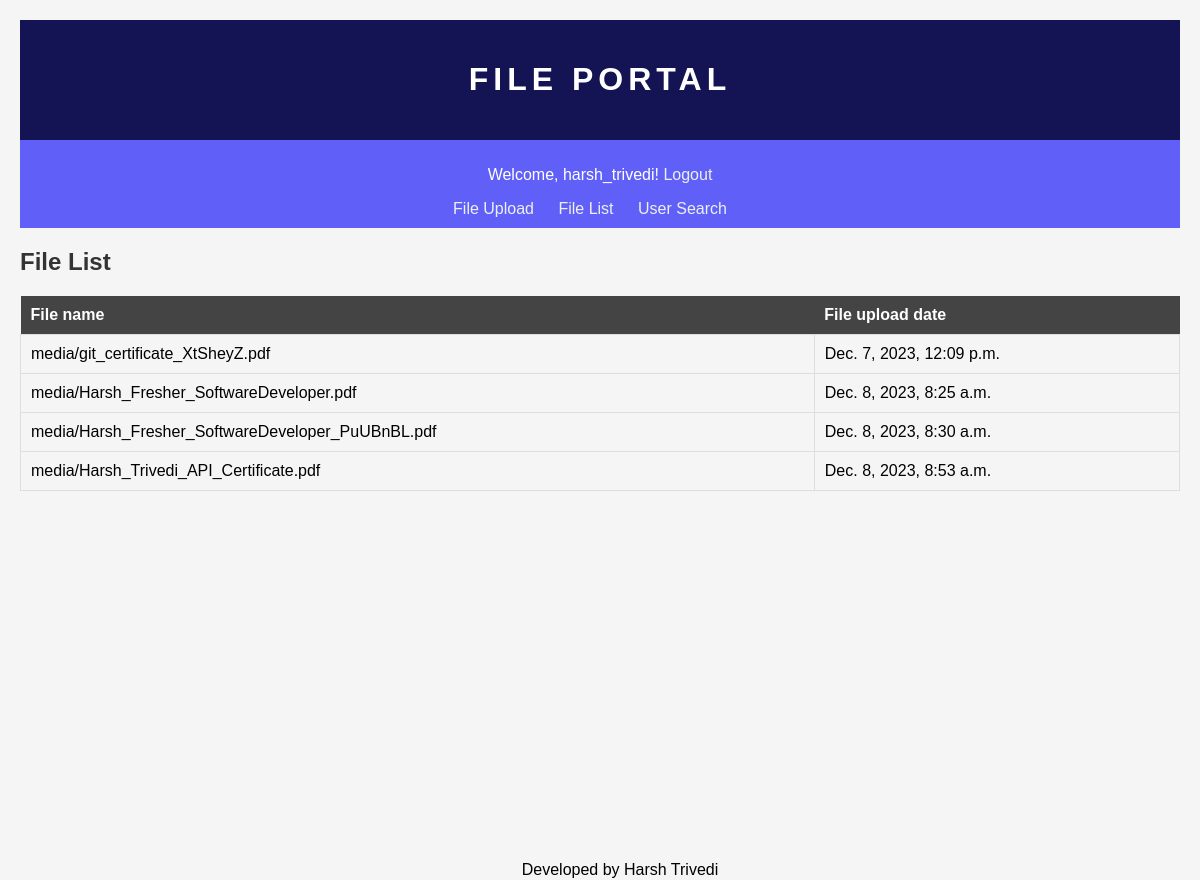
Page /filelist/ (signed in) on the committed database.
### fileapp/models.py (models this page shows, shortened)
class UploadedFile(models.Model):
    user=models.ForeignKey(User,on_delete=models.CASCADE)
    file=models.FileField(upload_to='media/')
    upload_date=models.DateTimeField(auto_now_add=True)
    shared_with=models.ManyToManyField(User,related_name='shared_files')
    shared=models.BooleanField(default=False)

### fileapp/views.py (the view)
# urls.py: path('filelist/',views.file_list,name='filelist'),
@login_required
def file_list(request):
    filelist=UploadedFile.objects.filter(user=request.user)
    context={
        'filelist':filelist,
    }
    return render(request,'fileapp/filelist.html',context)

### templates/fileapp/filelist.html
{%extends 'fileapp/base.html'%}
{%load static%}
{%block body_block%}
<link rel="stylesheet" href="{% static 'fileapp/css/fileliststyle.css' %}">
<div class="list">
<h2>File List</h2>
{%if filelist%}
<table>
    <thead>
        <th>File name</th>
        <th>File upload date</th>
    </thead>
    {%for file in filelist%}
    <tr>
        <td>{{file.file.name}}</td>
        <td>{{file.upload_date}}</td>
    </tr>
    {%endfor%}
</table>
{%else%}
<p>No files are uploaded yet....</p>
</div>
{%endif%}
{%endblock%}

### templates/fileapp/base.html (shortened to what this page needs)
<!DOCTYPE html>
{% load static %}
<html lang="en">
<head>
    <link rel="stylesheet" href="{% static 'fileapp/css/basestyle.css' %}">
</head>
<body>
    <div class="container">
        <div class="header">
            <h1>FILE PORTAL</h1>
        </div>
        <div class="nav">
            {% if user.is_authenticated %}
                <p>Welcome, {{ user.username }}! <a href="{% url 'logout' %}">Logout</a></p>
                <nav>
                    <ul>
                        <li><a href="{% url 'upload' %}">File Upload</a></li>
                        <li><a href="{% url 'filelist' %}">File List</a></li>
                        <li><a href="{% url 'user_search' %}">User Search</a></li>
                    </ul>
                </nav>
            {% else %}
                <p><a href="{% url 'login' %}">Login</a> | <a href="{% url 'register' %}">Sign Up</a></p>
            {% endif %}
        </div>
        <div class="bodyclass">
            {% block body_block %}{% endblock %}
        </div>
    </div>
    <footer>Developed by Harsh Trivedi</footer>
</body>
</html>

### static/fileapp/css/basestyle.css (style rules this page uses)
body { font-family: 'Arial', sans-serif; margin: 0; padding: 0; background-color: #f5f5f5; }
.container .header { background-color: rgb(20, 20, 85); color: #ecf0f1; padding:20px; text-align: center; }
.container .nav { background-color: rgb(96, 96, 248); padding:10px; color:white; text-align: center; }
.container { margin: 0 auto; padding: 20px; }
h1 { color:white; text-align: center; font-weight: bold; letter-spacing: 5px; }
.nav p { color:white; text-align: center; }
ul { list-style-type: none; padding: 0; margin: 0; }
li { display: inline-block; margin-right: 20px; }
a { text-decoration: none; color: #ecf0f1; transition: border-bottom 0.3s ease; }
footer { position: absolute; bottom: 0; width: 100%; height: 40px; color:black; text-align: center; line-height: 60px; }

### static/fileapp/css/fileliststyle.css (style rules this page uses)
.list h2 { color: #333; }
.list table { width: 100%; border-collapse: collapse; margin-top: 20px; }
.list thead th { background-color: #444; color: #fff; padding: 10px; text-align: left; }
.list tbody td { border: 1px solid #ddd; padding: 10px; }

### rows in the picture
UploadedFile: file.name "media/git_certificate_XtSheyZ.pdf", upload_date "Dec. 7, 2023, 12:09 p.m."
UploadedFile: file.name "media/Harsh_Fresher_SoftwareDeveloper.pdf", upload_date "Dec. 8, 2023, 8:25 a.m."
UploadedFile: file.name "media/Harsh_Fresher_SoftwareDeveloper_PuUBnBL.pdf", upload_date "Dec. 8, 2023, 8:30 a.m."
UploadedFile: file.name "media/Harsh_Trivedi_API_Certificate.pdf", upload_date "Dec. 8, 2023, 8:53 a.m."

### other values in the picture
{{ user.username }} "harsh_trivedi"
